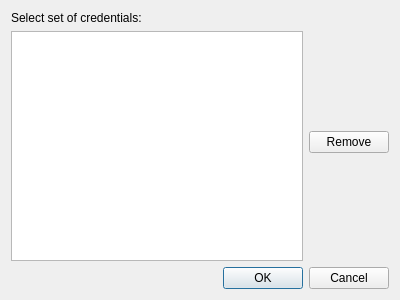
<?xml version="1.0" encoding="UTF-8"?>
<ui version="4.0">
 <class>Otter::SelectPasswordDialog</class>
 <widget class="QDialog" name="Otter::SelectPasswordDialog">
  <property name="geometry">
   <rect>
    <x>0</x>
    <y>0</y>
    <width>400</width>
    <height>300</height>
   </rect>
  </property>
  <property name="windowTitle">
   <string>Select Password</string>
  </property>
  <layout class="QVBoxLayout" name="verticalLayout">
   <item>
    <widget class="QLabel" name="label">
     <property name="text">
      <string>Select set of credentials:</string>
     </property>
    </widget>
   </item>
   <item>
    <layout class="QHBoxLayout" name="passwordsLayout">
     <item>
      <widget class="Otter::ItemViewWidget" name="passwordsViewWidget">
       <property name="editTriggers">
        <set>QAbstractItemView::NoEditTriggers</set>
       </property>
       <property name="sortingEnabled">
        <bool>true</bool>
       </property>
      </widget>
     </item>
     <item>
      <layout class="QVBoxLayout" name="buttonsLayout">
       <item>
        <widget class="QPushButton" name="removeButton">
         <property name="text">
          <string>Remove</string>
         </property>
        </widget>
       </item>
       <item>
        <spacer name="verticalSpacer">
         <property name="orientation">
          <enum>Qt::Vertical</enum>
         </property>
        </spacer>
       </item>
      </layout>
     </item>
    </layout>
   </item>
   <item>
    <widget class="QDialogButtonBox" name="buttonBox">
     <property name="orientation">
      <enum>Qt::Horizontal</enum>
     </property>
     <property name="standardButtons">
      <set>QDialogButtonBox::Cancel|QDialogButtonBox::Ok</set>
     </property>
    </widget>
   </item>
  </layout>
 </widget>
 <customwidgets>
  <customwidget>
   <class>Otter::ItemViewWidget</class>
   <extends>QTreeView</extends>
   <header>src/ui/ItemViewWidget.h</header>
  </customwidget>
 </customwidgets>
 <resources/>
 <connections>
  <connection>
   <sender>buttonBox</sender>
   <signal>accepted()</signal>
   <receiver>Otter::SelectPasswordDialog</receiver>
   <slot>accept()</slot>
   <hints>
    <hint type="sourcelabel">
     <x>248</x>
     <y>254</y>
    </hint>
    <hint type="destinationlabel">
     <x>157</x>
     <y>274</y>
    </hint>
   </hints>
  </connection>
  <connection>
   <sender>buttonBox</sender>
   <signal>rejected()</signal>
   <receiver>Otter::SelectPasswordDialog</receiver>
   <slot>reject()</slot>
   <hints>
    <hint type="sourcelabel">
     <x>316</x>
     <y>260</y>
    </hint>
    <hint type="destinationlabel">
     <x>286</x>
     <y>274</y>
    </hint>
   </hints>
  </connection>
 </connections>
</ui>
